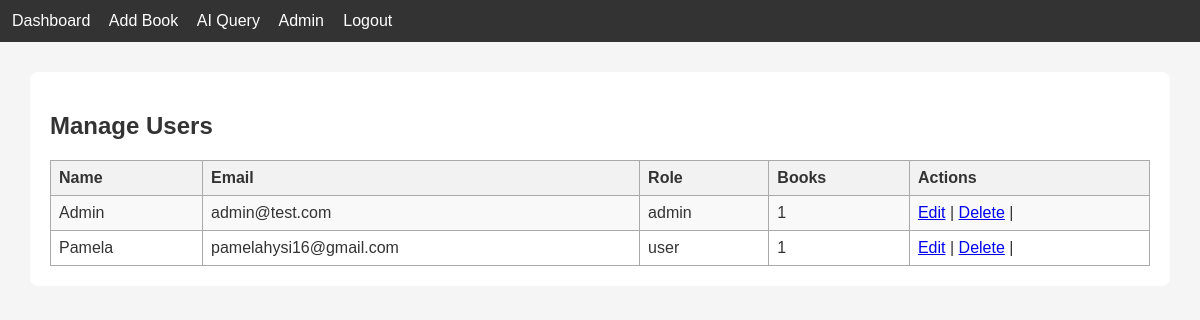
Page /admin/users (signed in) on the committed database.
### tables this page shows
CREATE TABLE users (
    id INTEGER PRIMARY KEY AUTOINCREMENT,
    name TEXT,
    email TEXT UNIQUE,
    password TEXT,
    role TEXT
);

### app.py (the view)
@app.route("/admin/users")
def admin_users():
    if session.get("role") != "admin":
        return "Access denied"
    db = get_db()
    users = db.execute("""
        SELECT users.*,
        (SELECT COUNT(*) FROM books WHERE books.user_id = users.id) AS book_count
        FROM users
    """).fetchall()
    return render_template("admin_users.html", users=users)

### app.py (called while the page is built)
def get_db():
    conn = sqlite3.connect("database.db")
    conn.row_factory = sqlite3.Row
    return conn

### templates/admin_users.html
{% extends "base.html" %}
{% block content %}
<h2>Manage Users</h2>
<table>
    <tr>
        <th>Name</th>
        <th>Email</th>
        <th>Role</th>
        <th>Books</th>
        <th>Actions</th>
    </tr>
    {% for u in users %}
    <tr>
        <td>{{ u.name }}</td>
        <td>{{ u.email }}</td>
        <td>{{ u.role }}</td>
        <td>{{ u.book_count }}</td>
        <td>
            <a href="/admin_edit_user/{{ u.id }}">Edit</a> |
            <a href="/admin_delete_user/{{ u.id }}">Delete</a> |
        </td>
    </tr>
    {% endfor %}
</table>
{% endblock %}

### static/style.css (style rules this page uses)
table { border-collapse: collapse; width: 100%; }
th, td { padding: 8px 12px; border: 1px solid #ddd; }
th { background-color: #f2f2f2; text-align: left; font-weight: bold; }
tr:nth-child(even) { background-color: #f9f9f9; }
body { font-family: Arial, sans-serif; background-color: #f7f7f7; color: #333; margin: 20px; }
h2, h3 { color: #333; }

### templates/base.html (style rules this page uses)
body { font-family: Arial; margin: 0; padding: 0; background: #f5f5f5; }
table { width: 100%; border-collapse: collapse; margin-top: 15px; }
table, th, td { border: 1px solid #aaa; }
th, td { padding: 8px; }

### rows in the picture
users: name "Admin", email "admin@test.com", role "admin", book_count "1"
users: name "Pamela", email "pamelahysi16@gmail.com", role "user", book_count "1"
